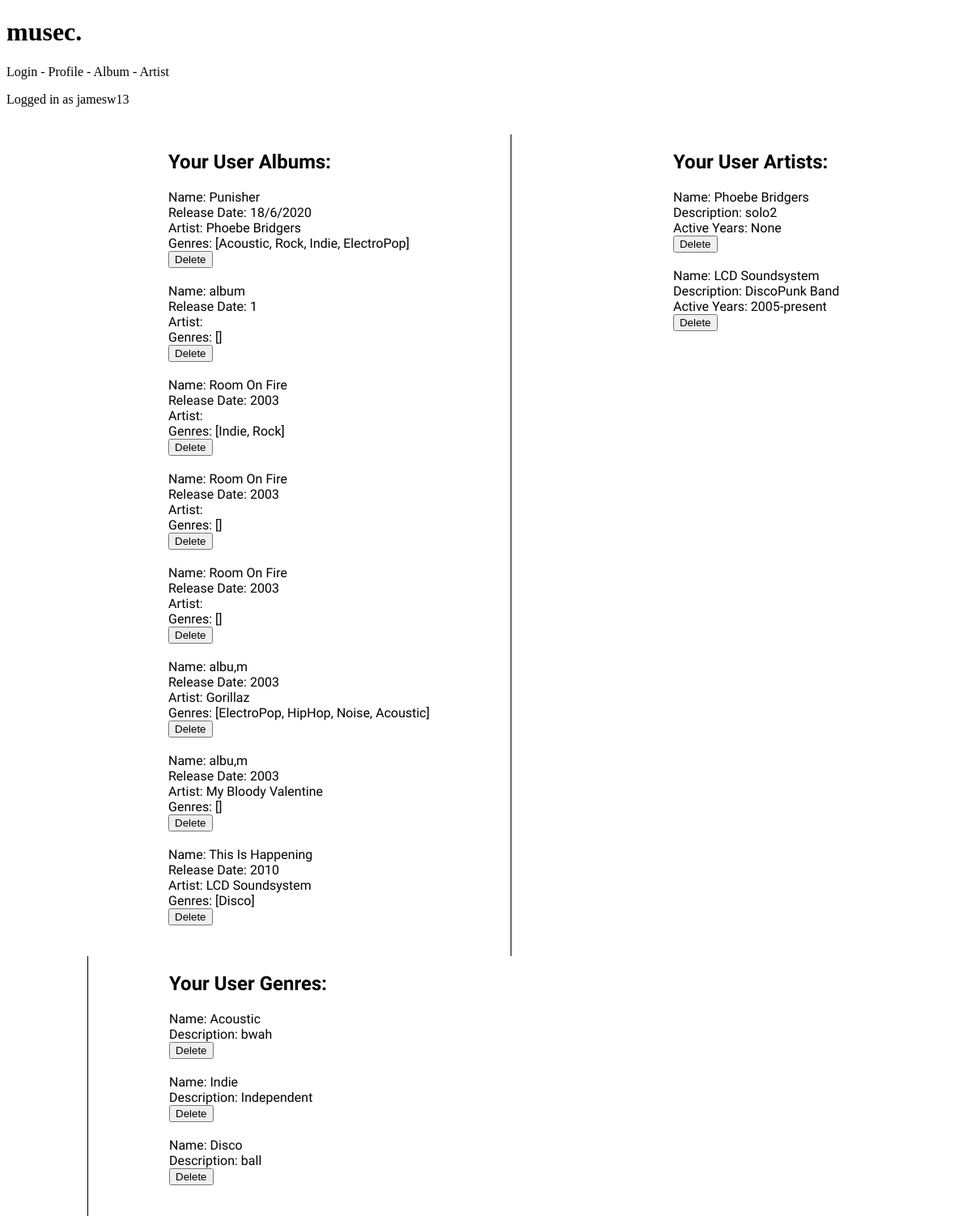
The app's page /profile (signed in), older data.
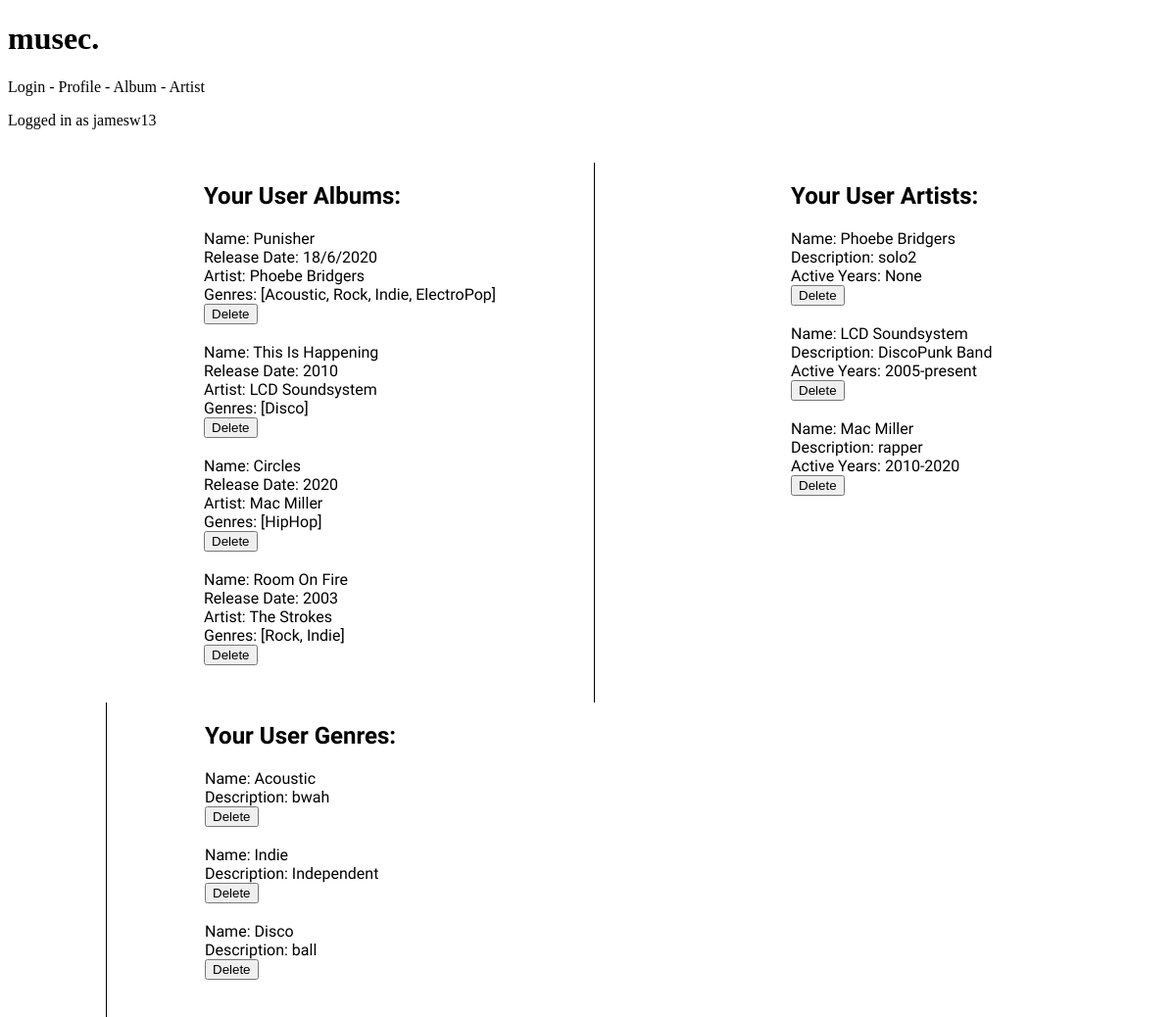
The same page, newer data.
### models.py (models this page shows, shortened)
class User(db.Model):
    __tablename__ = 'User'
    id = db.Column(db.Integer, primary_key = True)
    username = db.Column(db.String())
    password = db.Column(db.String())
    def __repr__(self):
        return self.username

class Album(db.Model):
    __tablename__ = 'Album'
    id = db.Column(db.Integer, primary_key = True)
    name = db.Column(db.String())
    coverArt = db.Column(db.String())
    releaseDate = db.Column(db.Integer())
    addedBy = db.Column(db.Integer, db.ForeignKey('User.id'))
    artist = db.Column(db.Integer, db.ForeignKey('Artist.id'))
    genres = db.relationship('Genre', secondary=AlbumGenres, back_populates='albums')
    artistName = db.relationship('Artist', backref='Album')

class Artist(db.Model):
    __tablename__ = 'Artist'
    id = db.Column(db.Integer, primary_key = True)
    name = db.Column(db.String())
    photo = db.Column(db.String())
    description = db.Column(db.String())
    activeYears = db.Column(db.String())
    addedBy = db.Column(db.Integer, db.ForeignKey('User.id'))
    albums = db.relationship('Album', backref='Artist')

class Genre(db.Model):
    __tablename__ = 'Genre'
    id = db.Column(db.Integer, primary_key = True)
    name = db.Column(db.String())
    description = db.Column(db.String())
    addedBy = db.Column(db.Integer, db.ForeignKey('User.id'))
    albums = db.relationship('Album', secondary=AlbumGenres, back_populates='genres')
    def __repr__(self):
        return self.name

### main.py (the view, shortened to what this page needs)
@app.route('/profile', methods=['POST', 'GET'])
def profile():
    if 'logged_in' not in session:
        return redirect(url_for('create_account'))
    elif 'logged_in' in session:
        userInfo = session['logged_in']
        userId = userInfo
        username = models.User.query.filter_by(id=userId).first_or_404()
    albumInfo = models.Album.query.filter_by(addedBy=userId).all()
    artistInfo = models.Artist.query.filter_by(addedBy=userId).all()
    genreInfo = models.Genre.query.filter_by(addedBy=userId).all()
    return render_template('profile.html', username=username, albumInfo=albumInfo, artistInfo=artistInfo, genreInfo=genreInfo)

### templates/profile.html (shortened to what this page needs)
{% include 'header.html'%}<br>
<div id='user_albums'>
    <h2>Your User Albums:</h2>
    <p1>
        {% for albums in albumInfo %}
            Name: {{albums.name}} <br>
            Release Date: {{albums.releaseDate}} <br>
            Artist: {{albums.artistName.name}} <br>
            Genres: {{albums.genres}} <br>
            <form action='/profile' method='POST'>
                <input type='submit' value='Delete'>
            </form><br>
        {% endfor %}
    </p1><br>
</div>
<div id='user_artists'>
    <h2>Your User Artists:</h2>
    <p2>
        {% for artists in artistInfo %}
            Name: {{artists.name}}<br>
            Description: {{artists.description}}<br>
            Active Years: {{artists.activeYears}}<br>
            <form action='/profile' method='POST'>
                <input type='submit' value='Delete'>
            </form><br>
        {% endfor %}
    </p2><br>
</div>
<div id='user_genres'>
    <h2>Your User Genres:</h2>
    <p3>
        {% for genres in genreInfo %}
            Name: {{genres.name}} <br>
            Description: {{genres.description}}<br>
            <form action='/profile' method='POST'>
                <input type='submit' value='Delete'>
            </form><br>
        {% endfor %}
    </p3><br>
</div>

### templates/header.html
<!DOCTYPE html>
<html>
<head>
    <link rel="stylesheet" href="{{url_for('static', filename='style.css')}}">
</head>
<h1>musec.</h1>
<a href = '/login'>Login</a> - <a href = '/user'>Profile</a> - <a href = '/album'>Album</a> - <a href = '/artist'>Artist</a><br>
<p>{% if username %} Logged in as {{username}} {% endif %}</p>
</html>

### static/style.css (style rules this page uses)
a:link { text-decoration: none; color: black; }
#user_albums { font-family: 'Nunito Sans'; float: left; margin-left: 100px; margin-right: 100px; padding-left: 100px; padding-right: 100px; border-right: 1px solid; }
#user_artists { font-family: 'Nunito Sans'; float: left; margin-left: 100px; margin-right: 100px; }
#user_genres { font-family: 'Nunito Sans'; float: left; margin-left: 100px; margin-right: 100px; padding-left: 100px; padding-right: 100px; border-left: 1px solid; }

Row changes from the older to the newer data that the page shows:
removed Album: name "album", releaseDate "1", genres "[]"
removed Album: name "Room On Fire", releaseDate "2003", genres "[Indie, Rock]"
removed Album: name "Room On Fire", releaseDate "2003", genres "[]"
removed Album: name "Room On Fire", releaseDate "2003", genres "[]"
removed Album: name "albu,m", releaseDate "2003", artistName.name "Gorillaz", genres "[ElectroPop, HipHop, Noise, Acoustic]"
removed Album: name "albu,m", releaseDate "2003", artistName.name "My Bloody Valentine", genres "[]"
added Album: name "Circles", releaseDate "2020", artistName.name "Mac Miller", genres "[HipHop]"
added Album: name "Room On Fire", releaseDate "2003", artistName.name "The Strokes", genres "[Rock, Indie]"
added Artist: name "Mac Miller", description "rapper", activeYears "2010-2020"
